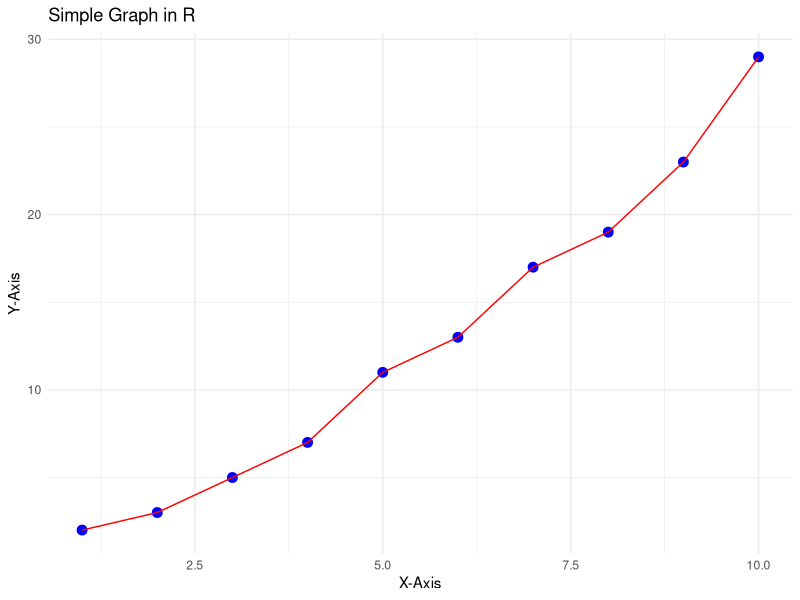

Generate this figure with R:
# Install ggplot2 if not already installed
if (!require(ggplot2)) install.packages("ggplot2")

# Load ggplot2
library(ggplot2)

# Create sample data
data <- data.frame(
  x = 1:10,
  y = c(2, 3, 5, 7, 11, 13, 17, 19, 23, 29)
)

# Create a scatter plot
ggplot(data, aes(x = x, y = y)) +
  geom_point(color = "blue", size = 3) + 
  geom_line(color = "red") +
  labs(title = "Simple Graph in R",
       x = "X-Axis",
       y = "Y-Axis") +
  theme_minimal()